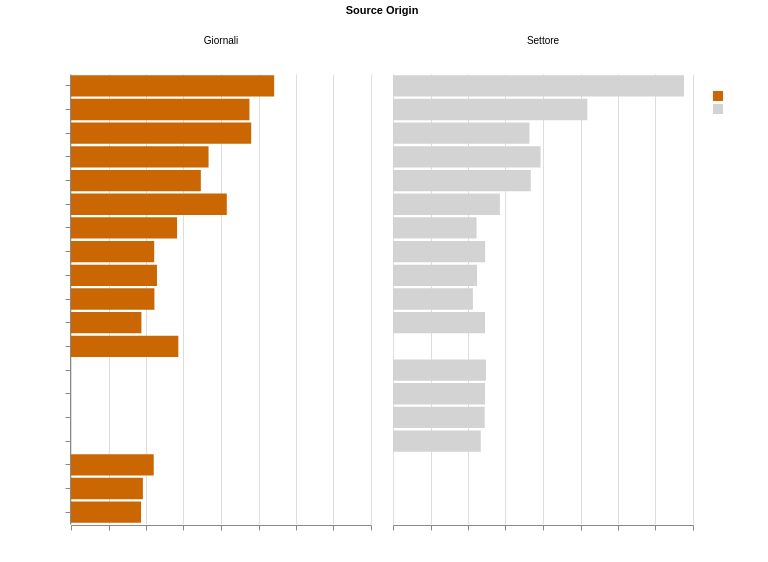

Express this chart as Vega-Lite.
### Vega-Lite specification from a JSON file in a GitHub repository (floating-point values rounded to 4 significant figures)
{"$schema": "https://vega.github.io/schema/vega-lite/v5.20.1.json", "config": {"axis": {"labelColor": "#ffffff", "titleColor": "#ffffff"}, "background": "transparent", "legend": {"labelColor": "#ffffff", "titleColor": "#ffffff"}, "title": {"color": "#ffffff"}, "view": {"stroke": "transparent"}}, "data": {"name": "data-5a6ab7b0ac3dbf09a0f7dcd44951ed12"}, "datasets": {"data-5a6ab7b0ac3dbf09a0f7dcd44951ed12": [{"Origine": "Giornali", "tfidf": 0.2709, "token": "dato"}, {"Origine": "Giornali", "tfidf": 0.2403, "token": "attacco"}, {"Origine": "Giornali", "tfidf": 0.2379, "token": "sicurezza"}, {"Origine": "Giornali", "tfidf": 0.2077, "token": "informatico"}, {"Origine": "Giornali", "tfidf": 0.1834, "token": "potere"}, {"Origine": "Giornali", "tfidf": 0.1731, "token": "sistema"}, {"Origine": "Giornali", "tfidf": 0.1431, "token": "utente"}, {"Origine": "Giornali", "tfidf": 0.1414, "token": "azienda"}, {"Origine": "Giornali", "tfidf": 0.1146, "token": "informazione"}, {"Origine": "Giornali", "tfidf": 0.1112, "token": "venire"}, {"Origine": "Giornali", "tfidf": 0.1109, "token": "servizio"}, {"Origine": "Giornali", "tfidf": 0.1103, "token": "sito"}, {"Origine": "Giornali", "tfidf": 0.09585, "token": "usare"}, {"Origine": "Giornali", "tfidf": 0.09387, "token": "dovere"}, {"Origine": "Giornali", "tfidf": 0.0934, "token": "hacker"}, {"Origine": "Settore", "tfidf": 0.388, "token": "dato"}, {"Origine": "Settore", "tfidf": 0.2591, "token": "sicurezza"}, {"Origine": "Settore", "tfidf": 0.1968, "token": "potere"}, {"Origine": "Settore", "tfidf": 0.1837, "token": "sistema"}, {"Origine": "Settore", "tfidf": 0.1819, "token": "attacco"}, {"Origine": "Settore", "tfidf": 0.1425, "token": "informatico"}, {"Origine": "Settore", "tfidf": 0.1239, "token": "cyber"}, {"Origine": "Settore", "tfidf": 0.1229, "token": "servizio"}, {"Origine": "Settore", "tfidf": 0.1228, "token": "dovere"}, {"Origine": "Settore", "tfidf": 0.1227, "token": "personale"}, {"Origine": "Settore", "tfidf": 0.1222, "token": "trattamento"}, {"Origine": "Settore", "tfidf": 0.1171, "token": "rischio"}, {"Origine": "Settore", "tfidf": 0.1121, "token": "informazione"}, {"Origine": "Settore", "tfidf": 0.1114, "token": "azienda"}, {"Origine": "Settore", "tfidf": 0.1065, "token": "venire"}]}, "facet": {"column": {"field": "Origine", "header": {"title": "Source Origin"}, "type": "nominal"}}, "spec": {"encoding": {"color": {"field": "Origine", "legend": {"title": "Origine"}, "scale": {"domain": ["Giornali", "Settore"], "range": ["#ca6702", "#d3d3d3"]}, "type": "nominal"}, "tooltip": [{"field": "token", "type": "nominal"}, {"field": "tfidf", "type": "quantitative"}, {"field": "Origine", "type": "nominal"}], "x": {"field": "tfidf", "title": "TF-IDF Score", "type": "quantitative"}, "y": {"field": "token", "sort": "-x", "title": "", "type": "nominal"}}, "height": 450, "mark": {"type": "bar"}, "title": " Most Common Tokens with TF-IDFby Source", "width": 300}}
